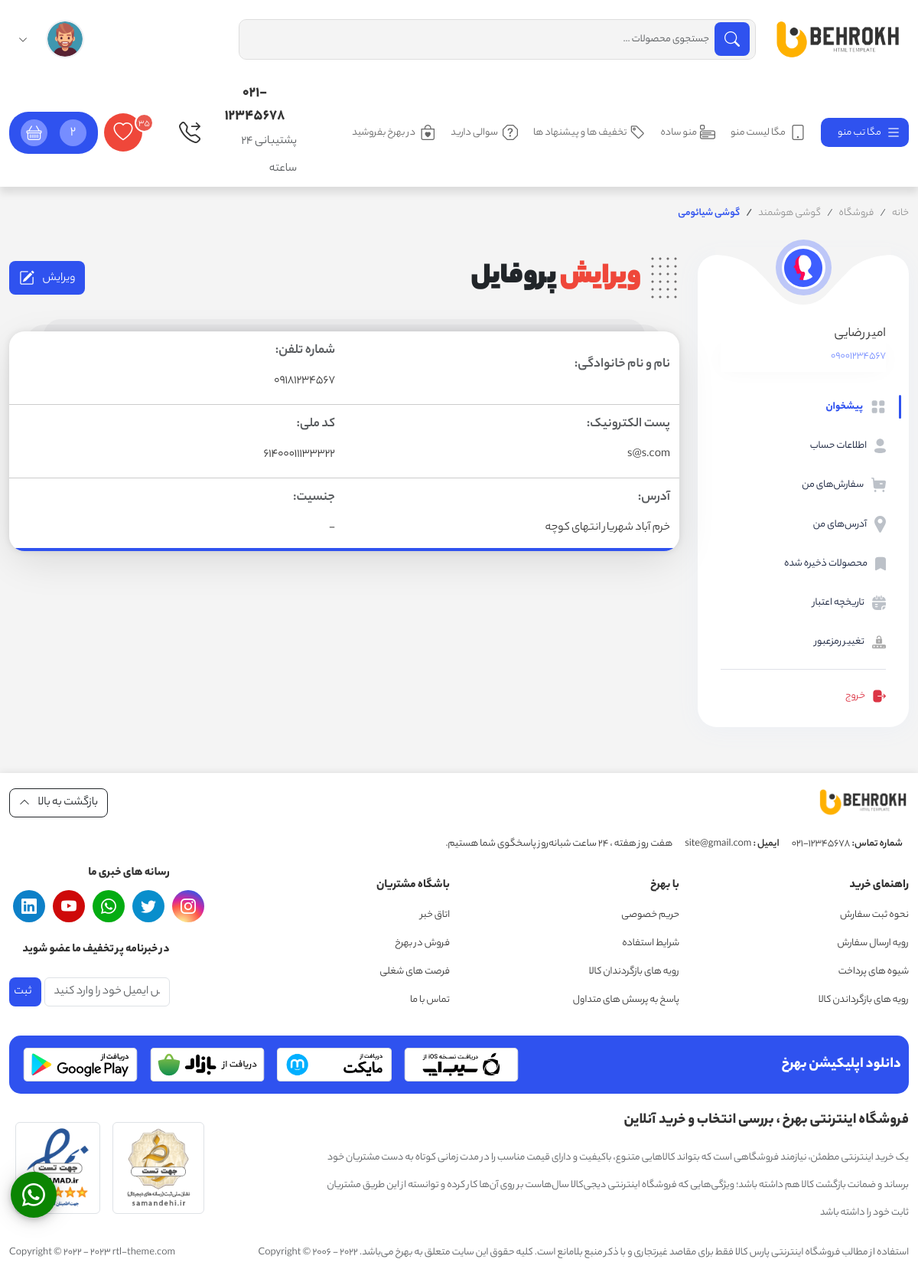
Page /accounts/profile (signed in) on the earlier database version.
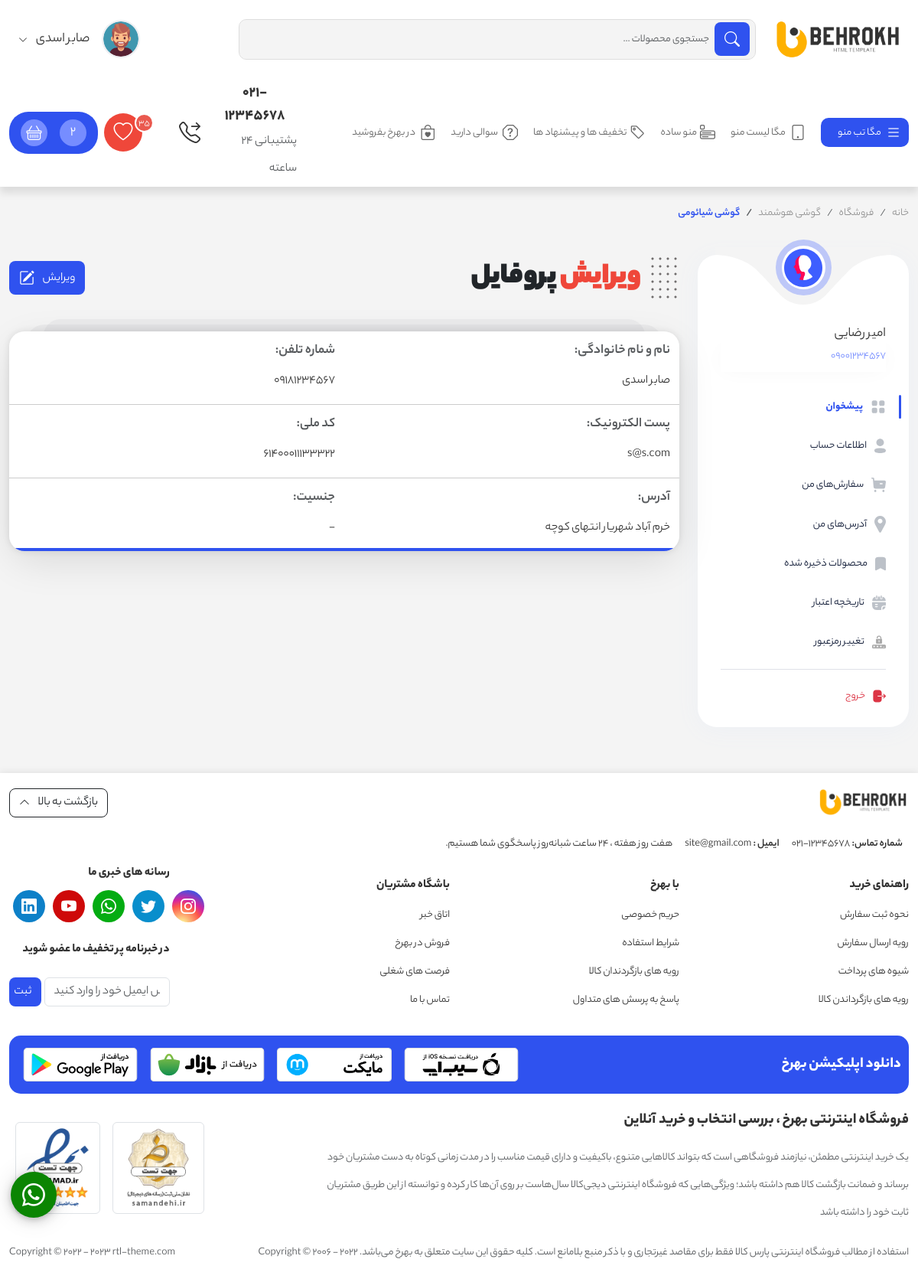
Same page on the later database version.
### accounts/models.py (models this page shows, shortened)
class User(AbstractBaseUser):
    phone_number = models.CharField(max_length=11, unique=True)
    email = models.CharField(max_length=100)
    fullname = models.CharField(max_length=50)
    is_active = models.BooleanField(default=True)
    is_admin = models.BooleanField(default=False)
    REQUIRED_FIELDS = ['email']
    USERNAME_FIELD = 'phone_number'
    objects = UserManager()

### accounts/views.py (the view, shortened to what this page needs)
# urls.py: path('profile', views.EditProfileView.as_view(), name='edit_profile'),
class EditProfileView(LoginRequiredMixin, View):
    form_instance = EditProfileForm
    is_active = 'inactive'
    def setup(self, request, *args, **kwargs):
        self.is_active = 'active'
        return super().setup(request, *args, **kwargs)
    def get(self, request):
        form = self.form_instance(initial={'fullname':request.user.fullname, 'email':request.user.email})
        return render(request, 'accounts/edit-profile.html', {'form':form, 'is_active_profile':self.is_active})

### accounts/templates/accounts/edit-profile.html (shortened to what this page needs)
{% extends 'base_profile.html' %}
{% load static %}
{% block content_profile %}
    <div class="col-lg-9">
        <div class="section-title mb-4">
            <div class="row gy-3 align-items-center">
                <div class="col-sm-8">
                    <div class="section-title-title">
                        <h2 class="title-font main-color-two-color h1">ویرایش <span class="text-dark">پروفایل </span>
                        </h2>
                        <div class="Dottedsquare"></div>
                    </div>
                </div>
                <div class="col-sm-4">
                    <div class="section-title-link text-sm-end text-start">
                        <a class="btn main-color-one-bg" href="" data-bs-toggle="modal" data-bs-target="#editModal">ویرایش
                            <i class="bi bi-pencil-square ms-2"></i></a>
                    </div>
                </div>
            </div>
        </div>
        <div class="table-custom slider-parent p-0">
            <div class="table-responsive shadow-box roundedTable p-0">
                <table class="table main-table rounded-0">
                    <tbody>
                    <tr>
                        <td>
                            <h6 class="fw-bold font-18  text-muted ">نام و نام خانوادگی:</h6>
                            <p class=" mt-2 font-16">{{ request.user.fullname }}</p>
                        </td>
                        <td>
                            <h6 class="text-muted fw-bold font-18 ">شماره تلفن:</h6>
                            <p class=" mt-2 font-16">{{ request.user.phone_number }}</p>
                        </td>
                    </tr>
                    <tr>
                        <td>
                            <h6 class="fw-bold font-18 text-muted">پست الکترونیک:</h6>
                            <p class=" mt-2 font-16">{{ request.user.email }}</p>
                        </td>
                        <td class="no-border">
                            <h6 class="fw-bold font-18 text-muted">کد ملی:</h6>
                            <p class=" mt-2 font-16">61400011133322</p>
                        </td>
                    </tr>
                    <tr>
                        <td class="no-border">
                            <h6 class="fw-bold font-18  text-muted">آدرس: </h6>
                            <p class=" mt-2 font-16">خرم آباد شهریار انتهای کوچه</p>
                        </td>
                        <td colspan="2">
                            <h6 class="fw-bold font-18 text-muted">جنسیت:</h6>
                            <p class=" mt-2 font-16">-</p>
                        </td>
                    </tr>
                    </tbody>
                </table>
            </div>
        </div>
    </div>
{% endblock %}

### templates/inc/header.html (shortened to what this page needs)
{% load static %}
<div class="container-fluid">
    <div class="top-header">
        <div class="row gy-3 align-items-center">
            <div class="col-lg-2 col-6 order-lg-1 order-1">
                <div class="d-flex align-items-center">
                    <div class="top-header-logo">
                        <a href="index.html">
                            <img src="assets/img/logo.png" width="200" alt="">
                        </a>
                    </div>
                </div>
            </div>
            <div class="col-lg-7 order-lg-2 order-3">
                <div class="search-form">
                    <form action="">
                        <div class="search-filed">
                            <input type="text" placeholder="جستجوی محصولات ..." class="form-control search-input">
                            <button type="submit" class="btn search-btn main-color-one-bg rounded-3"><i
                                    class="bi bi-search"></i></button>
                        </div>
                    </form>
                </div>
            </div>
            <div class="col-lg-3 col-6 order-lg-3 order-2">
                <div class="top-header-link d-lg-flex d-none">
                    {% if request.user.is_authenticated %}
                        <div class="dropdown text-end">
                            <a href="#register" data-bs-toggle="dropdown" aria-expanded="true" role="button"
                               class="btn btn-white auth-dropdown header-register border-0">
                                <div class="d-flex align-items-center">
                                    <figure class="avatar">
                                        <img src="{% static 'assets/img/user.png' %}" alt="amirRezae">
                                    </figure>
                                    <span class="ms-3 font-18">{{ request.user.fullname}} <i
                                            class="bi bi-chevron-down arrow-auth font-12 ms-2"></i></span>
                                </div>
                            </a>
                        </div>
                    {% endif %}
                </div>
            </div>
        </div>
    </div>
</div>

Differences in the rows shown:
changed User "s@s.com": user.fullname (not shown) → "صابر اسدی"
